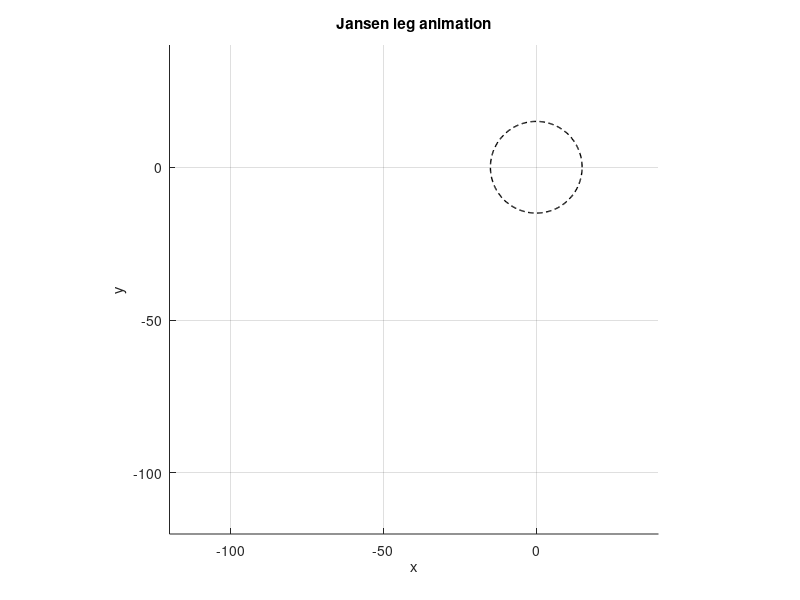

This chart was generated by the following MATLAB code: (Note: this script raises an error after producing the figure.)
function animate_leg_motion(num_frames, num_rotations, fps)
% Jansen leg animation (no dotted overlay), shows only the live foot trail
% num_frames    : frames per rotation (default 240)  ↓ fewer → faster
% num_rotations : how many crank turns to show (default 3)
% fps           : playback rate (frames per second, default 30) ↑ bigger → faster

    if nargin < 1, num_frames    = 240; end
    if nargin < 2, num_rotations = 3;   end
    if nargin < 3, fps           = 120;  end
    pause_per_frame = 1 / fps;           % set to 0 for fastest possible

    % params + seed guess
    leg_params = build_leg_params();
    Vguess = [ ...
         0;  50;   -50;   0;   -50;  50; ...
       -100;   0;  -100; -50;   -50; -50;  -50; -100 ];

    % timeline over all rotations
    thetas = linspace(0, 2*pi*num_rotations, num_frames*num_rotations);

    % figure and static elements
    L  = leg_params.link_to_vertex_list;
    c0 = leg_params.vertex_pos0(:)';  R = leg_params.crank_length;

    figure; clf; hold on; axis equal; grid on;
    xlabel('x'); ylabel('y');
    title('Jansen leg animation');
    axis([-120 40 -120 40]);

    tt = linspace(0, 2*pi, 256);
    plot(c0(1)+R*cos(tt), c0(2)+R*sin(tt), 'k--', 'LineWidth', 1); % crank circle

    % graphics handles
    hLinks  = gobjects(size(L,1),1);
    for i = 1:size(L,1)
        hLinks(i) = plot([0 0],[0 0],'k-','LineWidth',2);
    end
    hVerts  = plot(0,0,'ro','MarkerFaceColor','r','MarkerSize',6);
    hCrankR = plot([0 0],[0 0],'k-','LineWidth',1.5);
    hArrow  = quiver(0,0,0,0,0,'Color',[0.1 0.4 1],'LineWidth',1.5,'MaxHeadSize',2);

    % live foot trail only (no dotted overlay)
    hTrail = plot(nan,nan,'b-','LineWidth',1.4);
    trail_x = nan(1, num_frames);
    trail_y = nan(1, num_frames);
    trail_k = 0;
    tip_ix = 7;

    for k = 1:numel(thetas)
        th = thetas(k);

        % reset trail at the start of each rotation
        if mod(th, 2*pi) < (2*pi/num_frames)
            trail_k = 0;
            set(hTrail, 'XData', nan, 'YData', nan);
        end

        % solve linkage + draw
        V  = compute_coords(Vguess, leg_params, th);
        Vm = column_to_matrix(V);

        for i = 1:size(L,1)
            a = L(i,1); b = L(i,2);
            set(hLinks(i), 'XData', [Vm(a,1) Vm(b,1)], 'YData', [Vm(a,2) Vm(b,2)]);
        end
        set(hVerts, 'XData', Vm(:,1), 'YData', Vm(:,2));
        set(hCrankR, 'XData', [c0(1) c0(1)+R*cos(th)], 'YData', [c0(2) c0(2)+R*sin(th)]);

        % velocity arrow at foot tip
        dVdth = compute_velocities(V, leg_params, th);
        x_tip = V(2*tip_ix-1); y_tip = V(2*tip_ix);
        vx    = dVdth(2*tip_ix-1); vy = dVdth(2*tip_ix);
        set(hArrow, 'XData', x_tip, 'YData', y_tip, 'UData', 0.4*vx, 'VData', 0.4*vy);

        % update live trail
        trail_k = trail_k + 1;
        if trail_k <= num_frames
            trail_x(trail_k) = x_tip; trail_y(trail_k) = y_tip;
            set(hTrail, 'XData', trail_x(1:trail_k), 'YData', trail_y(1:trail_k));
        end

        drawnow;
        pause(pause_per_frame);
    end
end

%% HELPER FUNCTIONS from day 7 and 9 (6 7)

function leg = build_leg_params()
    leg = struct();
    leg.num_vertices = 7;
    leg.num_linkages = 10;

    % link-to-vertex list (rows: [va vb]) 
    leg.link_to_vertex_list = [ ...
        1 3;  % 1
        3 4;  % 2
        2 3;  % 3
        2 4;  % 4
        4 5;  % 5
        2 6;  % 6
        1 6;  % 7
        5 6;  % 8
        5 7;  % 9
        6 7]; % 10

    % link lengths (same order as above)
    leg.link_lengths = [50.0; 55.8; 41.5; 40.1; 39.4; 39.3; 61.9; 36.7; 65.7; 49.0];

    % additional constraints
    leg.crank_length = 15.0;            % radius for vertex 1 around center
    leg.vertex_pos0  = [0; 0];          % crank center
    leg.vertex_pos2  = [-38.0; -7.8];   % fixed vertex 2
end

function Vmat = column_to_matrix(Vcol)
    Vmat = [Vcol(1:2:end), Vcol(2:2:end)];
end

function Vcol = matrix_to_column(Vmat)
    Vcol = Vmat.'; Vcol = Vcol(:);
end

function err = linkage_error_func(V, leg, theta)
    err = [length_error_func(V, leg); fixed_coord_error_func(V, leg, theta)];
end

function len_err = length_error_func(Vcol, leg)
    V = column_to_matrix(Vcol);
    L = leg.link_to_vertex_list; d = leg.link_lengths(:);
    m = size(L,1); len_err = zeros(m,1);
    for i = 1:m
        a = L(i,1); b = L(i,2);
        dx = V(b,1)-V(a,1); dy = V(b,2)-V(a,2);
        len_err(i) = dx*dx + dy*dy - d(i)^2;
    end
end

function ce = fixed_coord_error_func(Vcol, leg, theta)
    V = column_to_matrix(Vcol);
    x1y1_t = leg.vertex_pos0 + leg.crank_length*[cos(theta); sin(theta)];
    x2y2_t = leg.vertex_pos2;
    ce = [V(1,1)-x1y1_t(1); V(1,2)-x1y1_t(2); V(2,1)-x2y2_t(1); V(2,2)-x2y2_t(2)];
end

function J = approximate_jacobian(FUN, X)
    h = 1e-6; n = numel(X);
    F0 = FUN(X); m = numel(F0);
    J = zeros(m,n);
    for i = 1:n
        e = zeros(n,1); e(i) = h/2;
        J(:,i) = (FUN(X+e) - FUN(X-e))/h;
    end
end

function [root, it, flag] = multi_newton_solver(F, x0, Ath, Bth, maxit, numdiff)
    x = x0; it = 0; flag = 0;
    r = F(x);

    while norm(r) > Bth && it < maxit
        if numdiff == 2
            try
                [r,J] = F(x); %ok
            catch
                r = F(x);
                J = approximate_jacobian(F,x);
            end
        else
            J = approximate_jacobian(F,x);
        end

        if abs(det(J*J')) < eps, flag = -2; return, end

        s = -J\r;
        xnew = x + s;

        if norm(xnew-x) < Ath, x = xnew; flag = 1; break, end

        x = xnew; r = F(x); it = it+1;
    end

    if norm(r) <= Bth, flag = 1; end
    root = x;
end

function [Vroot, flag, resnorm] = compute_coords(Vguess, leg, theta)
    fun = @(V) linkage_error_func(V, leg, theta);

    % slightly relaxed thresholds + more iters for stubborn angles
    [Vroot, ~, flag] = multi_newton_solver(fun, Vguess, 1e-12, 1e-12, 300, 1);

    resnorm = norm(fun(Vroot));
    if flag ~= 1 && resnorm < 1e-8
        flag = 1; % accept near-zero residuals without printing
    end
end

function dVdtheta = compute_velocities(V, leg, theta)
% theta-derivatives of all 14 coordinates via linear system 
    Jlen = approximate_jacobian(@(X) length_error_func(X,leg), V);
    r = leg.crank_length;
    dx1 = -r*sin(theta); dy1 = r*cos(theta);
    dx2 = 0; dy2 = 0;
    M = [eye(4), zeros(4,10); Jlen];
    B = [dx1; dy1; dx2; dy2; zeros(10,1)];
    dVdtheta = M\B;
end


% SUMMARY OF WHAT THIS CODE DOES (6 7)
% 1) built leg parameters for the Jansen linkage from the handout
%    link to vertex list
%    link lengths
%    fixed crank center and vertex 2
%    crank radius for vertex 1

% 2) accepted runtime controls from function inputs
%    num_frames frames per rotation   fewer → faster
%    num_rotations how many full turns to show
%    fps playback rate in frames per second   bigger → faster
%    pause_per_frame = 1/fps sets the delay between frames

% 3) created a timeline of crank angles
%    thetas spans 0 to 2π times num_rotations with num_frames per rotation

% 4) prepared the figure once
%    fixed axes and grid
%    drew the static crank circle for reference
%    preallocated graphics handles for links vertices crank arm velocity arrow and live trail
%    preallocation avoids recreating graphics each frame and keeps animation smooth

% 5) per frame logic
%    a) reset the live foot trail at the start of each rotation so one clean loop shows
%    b) solved the linkage constraints at angle th using compute_coords
%       compute_coords wraps multidimensional Newton with a numerical Jacobian
%       termination uses small step size threshold and small residual threshold
%       jacobian safeguard avoids singular or near singular systems
%    c) updated link segments using the link to vertex list
%    d) updated vertex markers and the current crank radius line
%    e) computed dV/dθ using compute_velocities
%       assembled matrix M = [I(4) 0 ; J_length] and right hand side B for the fixed coords
%       solved M * dVdθ = B to get coordinate derivatives with respect to θ
%    f) drew a velocity arrow at the foot tip   scaled by 0.4 for visibility
%    g) extended the live trail with the current foot tip position
%    h) advanced the frame with drawnow and a pause of 1/fps seconds

% 6) helper functions summary
%    build_leg_params packs all constants for the linkage
%    column_to_matrix and matrix_to_column convert between [x1;y1;...;xN;yN] and [x y] rows
%    length_error_func enforces squared distance of each link equals d_i^2
%    fixed_coord_error_func enforces vertex 1 on crank circle and vertex 2 fixed in space
%    linkage_error_func concatenates the two error vectors for Newton
%    approximate_jacobian builds a centered finite difference Jacobian
%    multi_newton_solver runs Newton with numerical J and simple safeguards
%    compute_coords calls Newton and returns the vertex vector at a given θ
%    compute_velocities builds and solves the linear system for dV/dθ

% 7) how to change speed or smoothness
%    increase fps to speed playback   example animate_leg_motion(240,3,120)
%    decrease fps to slow playback   example animate_leg_motion(240,3,30)
%    reduce num_frames to compute fewer Newton solves per rotation and run faster
%    increase num_frames to make motion smoother at the cost of more solves

% 8) how to change arrow look
%    change the 0.4 scale factor in the quiver update for longer or shorter arrows
%    change color or linewidth in the quiver call if desired

% 9) typical troubleshooting
%    if Newton prints warnings occasionally but the animation looks stable   tolerances are just strict
%    if a frame looks jumpy   lower fps or increase num_frames
%    if the arrow looks too noisy   increase num_frames or reduce the quiver scale

